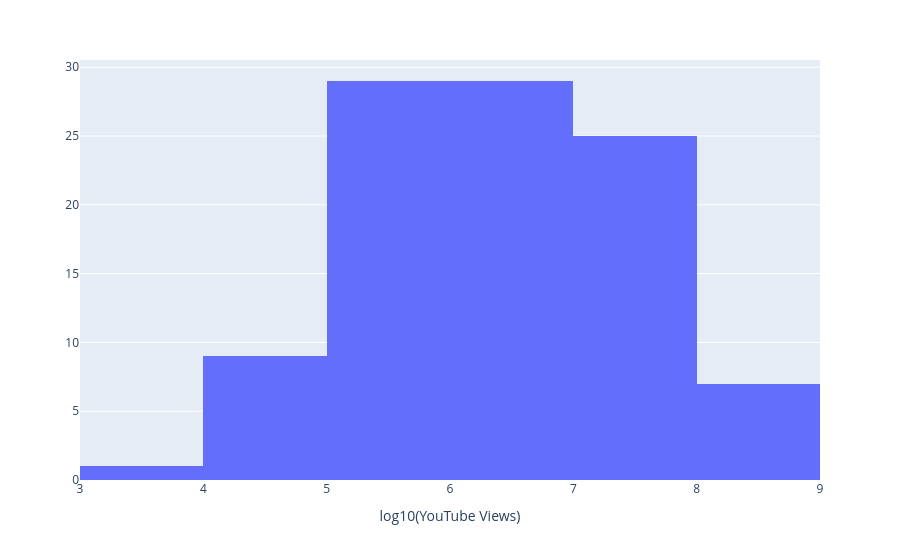

Write notebook code for a chart like this one.
### Code cell
import numpy as np

#df.sort_index().to_csv(INPUT_CSV, index=False)

# Views histogram
fig = px.histogram(np.log10(df["Views"]))
fig.update_layout(yaxis_title=None,xaxis_title="log10(YouTube Views)", showlegend=False)
fig.show()

### Figure 1 — Plotly figure (JSON) as saved in the notebook; plotly's stock layout.template omitted (floating-point values rounded to 4 significant figures; data arrays with more than 128 entries replaced by an {"elided": "..."} marker saying what was removed)
{"data": [{"bingroup": "x", "hovertemplate": "variable=Views<br>value=%{x}<br>count=%{y}<extra></extra>", "legendgroup": "Views", "marker": {"color": "#636efa", "pattern": {"shape": ""}}, "name": "Views", "orientation": "v", "showlegend": true, "type": "histogram", "x": {"elided": "135 float values"}, "xaxis": "x", "yaxis": "y"}], "layout": {"barmode": "relative", "legend": {"title": {"text": "variable"}, "tracegroupgap": 0}, "margin": {"t": 60}, "showlegend": false, "xaxis": {"anchor": "y", "domain": [0, 1], "title": {"text": "log10(YouTube Views)"}}, "yaxis": {"anchor": "x", "domain": [0, 1], "title": {}}}}
